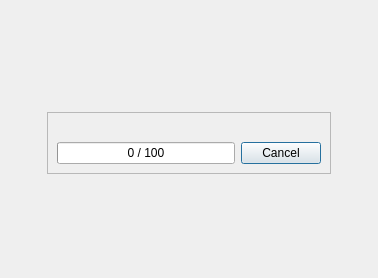
<?xml version="1.0" encoding="UTF-8"?>
<ui version="4.0">
 <class>ProgressLayer</class>
 <widget class="QWidget" name="ProgressLayer">
  <property name="geometry">
   <rect>
    <x>0</x>
    <y>0</y>
    <width>378</width>
    <height>278</height>
   </rect>
  </property>
  <property name="windowTitle">
   <string>Form</string>
  </property>
  <property name="autoFillBackground">
   <bool>true</bool>
  </property>
  <layout class="QGridLayout" name="gridLayout" columnstretch="1,8,1">
   <item row="0" column="1">
    <spacer name="verticalSpacer">
     <property name="orientation">
      <enum>Qt::Vertical</enum>
     </property>
     <property name="sizeHint" stdset="0">
      <size>
       <width>20</width>
       <height>104</height>
      </size>
     </property>
    </spacer>
   </item>
   <item row="1" column="0">
    <spacer name="horizontalSpacer">
     <property name="orientation">
      <enum>Qt::Horizontal</enum>
     </property>
     <property name="sizeHint" stdset="0">
      <size>
       <width>33</width>
       <height>20</height>
      </size>
     </property>
    </spacer>
   </item>
   <item row="1" column="1">
    <widget class="QFrame" name="frame">
     <property name="autoFillBackground">
      <bool>true</bool>
     </property>
     <property name="frameShape">
      <enum>QFrame::StyledPanel</enum>
     </property>
     <property name="frameShadow">
      <enum>QFrame::Raised</enum>
     </property>
     <layout class="QVBoxLayout" name="verticalLayout">
      <item>
       <widget class="QLabel" name="messageLabel">
        <property name="text">
         <string/>
        </property>
       </widget>
      </item>
      <item>
       <layout class="QHBoxLayout" name="horizontalLayout">
        <item>
         <widget class="QProgressBar" name="progressBar">
          <property name="value">
           <number>0</number>
          </property>
          <property name="format">
           <string>%v / %m</string>
          </property>
         </widget>
        </item>
        <item>
         <widget class="QPushButton" name="cancelButton">
          <property name="text">
           <string>Cancel</string>
          </property>
          <property name="icon">
           <iconset theme="dialog-close">
            <normaloff>../../../../</normaloff>../../../../</iconset>
          </property>
          <property name="default">
           <bool>true</bool>
          </property>
         </widget>
        </item>
       </layout>
      </item>
     </layout>
    </widget>
   </item>
   <item row="1" column="2">
    <spacer name="horizontalSpacer_2">
     <property name="orientation">
      <enum>Qt::Horizontal</enum>
     </property>
     <property name="sizeHint" stdset="0">
      <size>
       <width>33</width>
       <height>20</height>
      </size>
     </property>
    </spacer>
   </item>
   <item row="2" column="1">
    <spacer name="verticalSpacer_2">
     <property name="orientation">
      <enum>Qt::Vertical</enum>
     </property>
     <property name="sizeHint" stdset="0">
      <size>
       <width>20</width>
       <height>96</height>
      </size>
     </property>
    </spacer>
   </item>
  </layout>
 </widget>
 <resources/>
 <connections/>
</ui>
